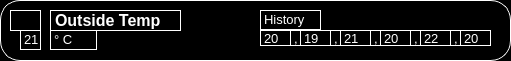
     <widget class="QWidget" name="widget_21" native="true">
      <property name="geometry">
       <rect>
        <x>10</x>
        <y>300</y>
        <width>511</width>
        <height>61</height>
       </rect>
      </property>
      <property name="styleSheet">
       <string notr="true">background-color:rgb(0, 0, 0);
border-color: rgb(243, 243, 243);
border-radius: 20px ;
border-width: 5rem;
border: 1px solid  rgb(255, 255, 255);</string>
      </property>
      <widget class="QLabel" name="label_8">
       <property name="geometry">
        <rect>
         <x>10</x>
         <y>10</y>
         <width>31</width>
         <height>21</height>
        </rect>
       </property>
       <property name="styleSheet">
        <string notr="true">image: url(:/newPrefix/icons8-temperature-outside-50.jpg);
border: 1rem solid black;</string>
       </property>
       <property name="text">
        <string/>
       </property>
      </widget>
      <widget class="QLabel" name="label_16">
       <property name="geometry">
        <rect>
         <x>50</x>
         <y>10</y>
         <width>131</width>
         <height>21</height>
        </rect>
       </property>
       <property name="styleSheet">
        <string notr="true">border: 1rem solid black;
font-family: 'Courier New';
font-style: normal;
font-weight: 700;
font-size: 16px;
line-height: 18px;
color: #F6F7FA;
</string>
       </property>
       <property name="text">
        <string>&lt;html&gt;&lt;head/&gt;&lt;body&gt;&lt;p&gt;&lt;span style=&quot; font-size:12pt; font-weight:600; color:#ffffff;&quot;&gt;Outside Temp&lt;/span&gt;&lt;/p&gt;&lt;/body&gt;&lt;/html&gt;</string>
       </property>
      </widget>
      <widget class="QLabel" name="label_36">
       <property name="geometry">
        <rect>
         <x>50</x>
         <y>30</y>
         <width>47</width>
         <height>20</height>
        </rect>
       </property>
       <property name="styleSheet">
        <string notr="true">border: 1rem solid black;</string>
       </property>
       <property name="text">
        <string>&lt;html&gt;&lt;head/&gt;&lt;body&gt;&lt;p&gt;&lt;span style=&quot; font-size:10pt; color:#ffffff;&quot;&gt;° C&lt;/span&gt;&lt;/p&gt;&lt;/body&gt;&lt;/html&gt;</string>
       </property>
      </widget>
      <widget class="QLabel" name="label_37">
       <property name="geometry">
        <rect>
         <x>20</x>
         <y>30</y>
         <width>21</width>
         <height>20</height>
        </rect>
       </property>
       <property name="styleSheet">
        <string notr="true">border: 1rem solid black;</string>
       </property>
       <property name="text">
        <string>&lt;html&gt;&lt;head/&gt;&lt;body&gt;&lt;p&gt;&lt;span style=&quot; font-size:10pt; color:#ffffff;&quot;&gt;21&lt;/span&gt;&lt;/p&gt;&lt;/body&gt;&lt;/html&gt;</string>
       </property>
      </widget>
      <widget class="QLabel" name="label_38">
       <property name="geometry">
        <rect>
         <x>260</x>
         <y>10</y>
         <width>61</width>
         <height>20</height>
        </rect>
       </property>
       <property name="styleSheet">
        <string notr="true">
font-family: 'Courier New';
font-style: normal;
font-weight: 400;
font-size: 13px;
line-height: 11px;
color: #F6F7FA;
border: 1rem solid black;</string>
       </property>
       <property name="text">
        <string>&lt;html&gt;&lt;head/&gt;&lt;body&gt;&lt;p&gt;&lt;span style=&quot; color:#ffffff;&quot;&gt;History&lt;/span&gt;&lt;/p&gt;&lt;/body&gt;&lt;/html&gt;</string>
       </property>
      </widget>
      <widget class="QLabel" name="label_39">
       <property name="geometry">
        <rect>
         <x>260</x>
         <y>30</y>
         <width>31</width>
         <height>16</height>
        </rect>
       </property>
       <property name="styleSheet">
        <string notr="true">border: 1rem solid black;</string>
       </property>
       <property name="text">
        <string>&lt;html&gt;&lt;head/&gt;&lt;body&gt;&lt;p&gt;&lt;span style=&quot; font-size:10pt; color:#ffffff;&quot;&gt;20&lt;/span&gt;&lt;/p&gt;&lt;/body&gt;&lt;/html&gt;</string>
       </property>
      </widget>
      <widget class="QLabel" name="label_40">
       <property name="geometry">
        <rect>
         <x>290</x>
         <y>30</y>
         <width>16</width>
         <height>16</height>
        </rect>
       </property>
       <property name="styleSheet">
        <string notr="true">border: 1rem solid black;</string>
       </property>
       <property name="text">
        <string>&lt;html&gt;&lt;head/&gt;&lt;body&gt;&lt;p&gt;&lt;span style=&quot; font-size:10pt; color:#ffffff;&quot;&gt;,&lt;/span&gt;&lt;/p&gt;&lt;/body&gt;&lt;/html&gt;</string>
       </property>
      </widget>
      <widget class="QLabel" name="label_41">
       <property name="geometry">
        <rect>
         <x>300</x>
         <y>30</y>
         <width>31</width>
         <height>16</height>
        </rect>
       </property>
       <property name="styleSheet">
        <string notr="true">border: 1rem solid black;</string>
       </property>
       <property name="text">
        <string>&lt;html&gt;&lt;head/&gt;&lt;body&gt;&lt;p&gt;&lt;span style=&quot; font-size:10pt; color:#ffffff;&quot;&gt;19&lt;/span&gt;&lt;/p&gt;&lt;/body&gt;&lt;/html&gt;</string>
       </property>
      </widget>
      <widget class="QLabel" name="label_42">
       <property name="geometry">
        <rect>
         <x>330</x>
         <y>30</y>
         <width>16</width>
         <height>16</height>
        </rect>
       </property>
       <property name="styleSheet">
        <string notr="true">border: 1rem solid black;</string>
       </property>
       <property name="text">
        <string>&lt;html&gt;&lt;head/&gt;&lt;body&gt;&lt;p&gt;&lt;span style=&quot; font-size:10pt; color:#ffffff;&quot;&gt;,&lt;/span&gt;&lt;/p&gt;&lt;/body&gt;&lt;/html&gt;</string>
       </property>
      </widget>
      <widget class="QLabel" name="label_43">
       <property name="geometry">
        <rect>
         <x>340</x>
         <y>30</y>
         <width>31</width>
         <height>16</height>
        </rect>
       </property>
       <property name="styleSheet">
        <string notr="true">border: 1rem solid black;</string>
       </property>
       <property name="text">
        <string>&lt;html&gt;&lt;head/&gt;&lt;body&gt;&lt;p&gt;&lt;span style=&quot; font-size:10pt; color:#ffffff;&quot;&gt;21&lt;/span&gt;&lt;/p&gt;&lt;/body&gt;&lt;/html&gt;</string>
       </property>
      </widget>
      <widget class="QLabel" name="label_44">
       <property name="geometry">
        <rect>
         <x>370</x>
         <y>30</y>
         <width>16</width>
         <height>16</height>
        </rect>
       </property>
       <property name="styleSheet">
        <string notr="true">border: 1rem solid black;</string>
       </property>
       <property name="text">
        <string>&lt;html&gt;&lt;head/&gt;&lt;body&gt;&lt;p&gt;&lt;span style=&quot; font-size:10pt; color:#ffffff;&quot;&gt;,&lt;/span&gt;&lt;/p&gt;&lt;/body&gt;&lt;/html&gt;</string>
       </property>
      </widget>
      <widget class="QLabel" name="label_45">
       <property name="geometry">
        <rect>
         <x>380</x>
         <y>30</y>
         <width>31</width>
         <height>16</height>
        </rect>
       </property>
       <property name="styleSheet">
        <string notr="true">border: 1rem solid black;</string>
       </property>
       <property name="text">
        <string>&lt;html&gt;&lt;head/&gt;&lt;body&gt;&lt;p&gt;&lt;span style=&quot; font-size:10pt; color:#ffffff;&quot;&gt;20&lt;/span&gt;&lt;/p&gt;&lt;/body&gt;&lt;/html&gt;</string>
       </property>
      </widget>
      <widget class="QLabel" name="label_46">
       <property name="geometry">
        <rect>
         <x>410</x>
         <y>30</y>
         <width>16</width>
         <height>16</height>
        </rect>
       </property>
       <property name="styleSheet">
        <string notr="true">border: 1rem solid black;</string>
       </property>
       <property name="text">
        <string>&lt;html&gt;&lt;head/&gt;&lt;body&gt;&lt;p&gt;&lt;span style=&quot; font-size:10pt; color:#ffffff;&quot;&gt;,&lt;/span&gt;&lt;/p&gt;&lt;/body&gt;&lt;/html&gt;</string>
       </property>
      </widget>
      <widget class="QLabel" name="label_47">
       <property name="geometry">
        <rect>
         <x>420</x>
         <y>30</y>
         <width>31</width>
         <height>16</height>
        </rect>
       </property>
       <property name="styleSheet">
        <string notr="true">border: 1rem solid black;</string>
       </property>
       <property name="text">
        <string>&lt;html&gt;&lt;head/&gt;&lt;body&gt;&lt;p&gt;&lt;span style=&quot; font-size:10pt; color:#ffffff;&quot;&gt;22&lt;/span&gt;&lt;/p&gt;&lt;/body&gt;&lt;/html&gt;</string>
       </property>
      </widget>
      <widget class="QLabel" name="label_48">
       <property name="geometry">
        <rect>
         <x>450</x>
         <y>30</y>
         <width>16</width>
         <height>16</height>
        </rect>
       </property>
       <property name="styleSheet">
        <string notr="true">border: 1rem solid black;</string>
       </property>
       <property name="text">
        <string>&lt;html&gt;&lt;head/&gt;&lt;body&gt;&lt;p&gt;&lt;span style=&quot; font-size:10pt; color:#ffffff;&quot;&gt;,&lt;/span&gt;&lt;/p&gt;&lt;/body&gt;&lt;/html&gt;</string>
       </property>
      </widget>
      <widget class="QLabel" name="label_49">
       <property name="geometry">
        <rect>
         <x>460</x>
         <y>30</y>
         <width>31</width>
         <height>16</height>
        </rect>
       </property>
       <property name="styleSheet">
        <string notr="true">border: 1rem solid black;</string>
       </property>
       <property name="text">
        <string>&lt;html&gt;&lt;head/&gt;&lt;body&gt;&lt;p&gt;&lt;span style=&quot; font-size:10pt; color:#ffffff;&quot;&gt;20&lt;/span&gt;&lt;/p&gt;&lt;/body&gt;&lt;/html&gt;</string>
       </property>
      </widget>
     </widget>
